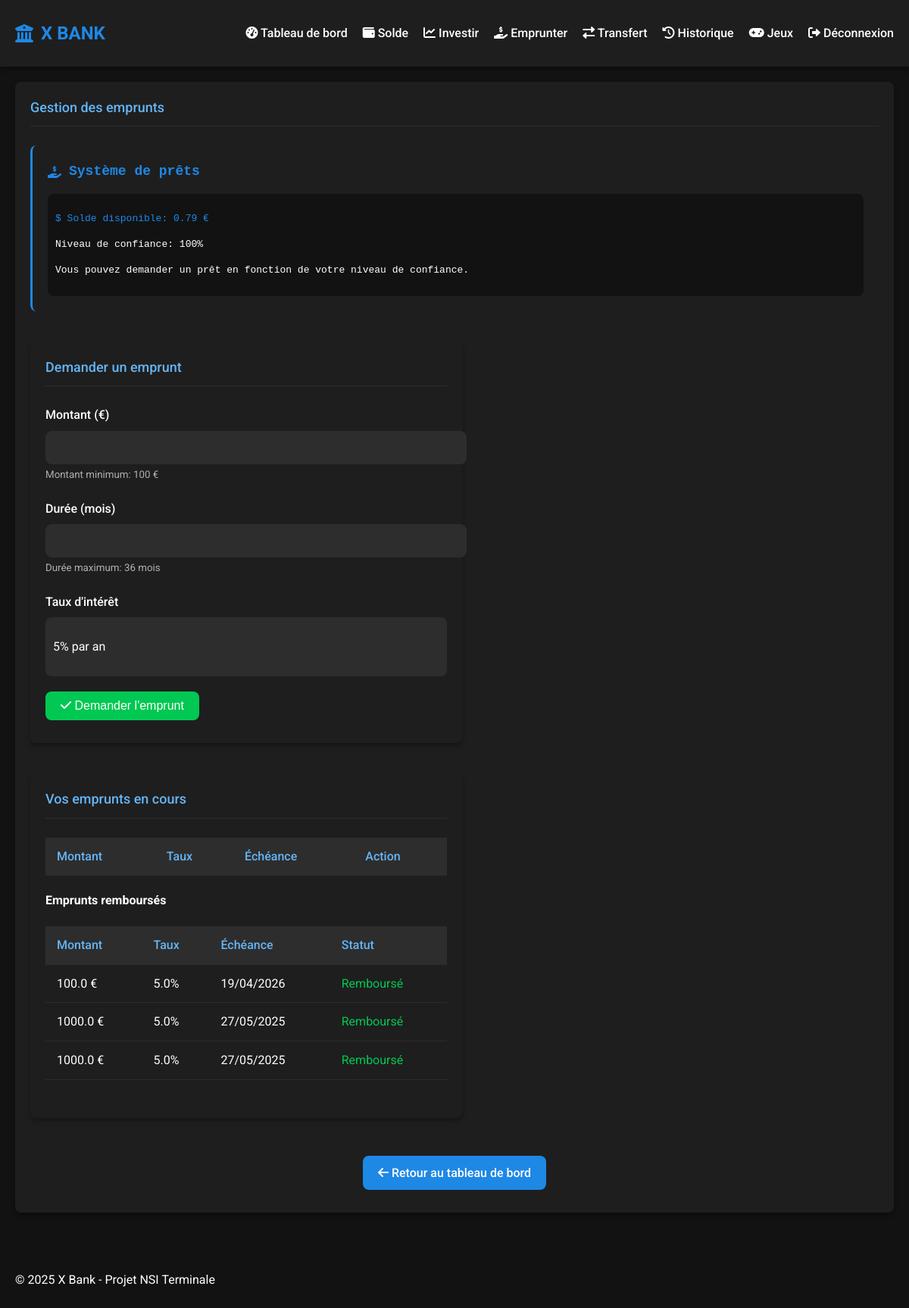
Page /loan (signed in) on the committed database.
### models.py (models this page shows, shortened)
class User(db.Model, UserMixin):
    __tablename__ = 'users'
    id = db.Column(db.Integer, primary_key=True)
    name = db.Column(db.String(100), nullable=False)
    surname = db.Column(db.String(100), nullable=False)
    password = db.Column(db.String(128), nullable=False)
    age = db.Column(db.Integer, nullable=False)
    user_id = db.Column(db.String(20), unique=True, nullable=False)
    permissions = db.Column(db.Integer, default=1)  # 1 for user, 0 for admin
    balance = db.Column(db.Float, default=0)
    wallet = db.Column(db.Text, default='{}')  # JSON string
    trust = db.Column(db.Integer, default=100)
    can_delete = db.Column(db.Boolean, default=True)
    code = db.Column(db.Integer)
    created_at = db.Column(db.DateTime, default=datetime.utcnow)
    transactions = db.relationship('Transaction', backref='user', lazy=True)
    loans = db.relationship('Loan', backref='user', lazy=True)

class Loan(db.Model):
    __tablename__ = 'loans'
    id = db.Column(db.Integer, primary_key=True)
    user_id = db.Column(db.Integer, db.ForeignKey('users.id'), nullable=False)
    amount = db.Column(db.Float, nullable=False)
    interest_rate = db.Column(db.Float, nullable=False)
    start_date = db.Column(db.DateTime, default=datetime.utcnow)
    end_date = db.Column(db.DateTime, nullable=False)
    is_paid = db.Column(db.Boolean, default=False)

### app.py (the view)
@app.route('/loan')
@login_required
def take_loan():
    return render_template('loan.html', loans=current_user.loans)

### app.py (called while the page is built)
@login_manager.user_loader
def load_user(user_id):
    return User.query.get(int(user_id))

### templates/loan.html (shortened to what this page needs)
{% extends 'base.html' %}
{% block content %}
<div class="card">
    <div class="card-header">
        <h2 class="card-title">Gestion des emprunts</h2>
    </div>
    <div class="card-body">
        <div class="terminal-section">
            <div class="terminal-header">
                <i class="fas fa-hand-holding-usd terminal-icon"></i>
                <h3 class="terminal-title">Système de prêts</h3>
            </div>
            <div class="terminal-content">
                <p style="color: var(--primary-color);">$ Solde disponible: {{ current_user.balance|round(2) }} €</p>
                <p style="color: var(--text-color);">Niveau de confiance: {{ current_user.trust }}%</p>
                <p style="color: var(--text-color);">Vous pouvez demander un prêt en fonction de votre niveau de confiance.</p>
            </div>
        </div>
        <div class="row" style="margin-top: 30px;">
            <div class="col-6">
                <div class="card">
                    <div class="card-header">
                        <h3 class="card-title">Demander un emprunt</h3>
                    </div>
                    <div class="card-body">
                        <form method="POST" action="{{ url_for('apply_loan') }}">
                            <div class="form-group">
                                <label for="amount" class="form-label">Montant (€)</label>
                                <input type="number" id="amount" name="amount" class="form-control" min="100" step="100" required>
                                <small style="color: var(--text-secondary);">Montant minimum: 100 €</small>
                            </div>
                            <div class="form-group">
                                <label for="duration" class="form-label">Durée (mois)</label>
                                <input type="number" id="duration" name="duration" class="form-control" min="1" max="36" required>
                                <small style="color: var(--text-secondary);">Durée maximum: 36 mois</small>
                            </div>
                            <div class="form-group">
                                <label class="form-label">Taux d'intérêt</label>
                                <div style="background-color: var(--background-light); padding: 10px; border-radius: var(--border-radius);">
                                    <p>5% par an</p>
                                </div>
                            </div>
                            <button type="submit" class="btn btn-success">
                                <i class="fas fa-check"></i> Demander l'emprunt
                            </button>
                        </form>
                    </div>
                </div>
            </div>
            <div class="col-6">
                <div class="card">
                    <div class="card-header">
                        <h3 class="card-title">Vos emprunts en cours</h3>
                    </div>
                    <div class="card-body">
                        {% if loans %}
                            <table class="table">
                                <thead>
                                    <tr>
                                        <th>Montant</th>
                                        <th>Taux</th>
                                        <th>Échéance</th>
                                        <th>Action</th>
                                    </tr>
                                </thead>
                            </table>
                            <h4 style="margin-top: 20px;">Emprunts remboursés</h4>
                            <table class="table">
                                <thead>
                                    <tr>
                                        <th>Montant</th>
                                        <th>Taux</th>
                                        <th>Échéance</th>
                                        <th>Statut</th>
                                    </tr>
                                </thead>
                                <tbody>
                                    {% for loan in loans %}
                                    {% if loan.is_paid %}
                                    <tr>
                                        <td>{{ loan.amount|round(2) }} €</td>
                                        <td>{{ (loan.interest_rate * 100)|round(1) }}%</td>
                                        <td>{{ loan.end_date.strftime('%d/%m/%Y') }}</td>
                                        <td><span style="color: var(--success-color);">Remboursé</span></td>
                                    </tr>
                                    {% endif %}
                                    {% endfor %}
                                </tbody>
                            </table>
                        {% else %}
                            <p>Vous n'avez pas d'emprunts en cours.</p>
                        {% endif %}
                    </div>
                </div>
            </div>
        </div>
        <div style="margin-top: 30px; text-align: center;">
            <a href="{{ url_for('user_dashboard') }}" class="btn btn-primary">
                <i class="fas fa-arrow-left"></i> Retour au tableau de bord
            </a>
        </div>
    </div>
</div>
{% endblock %}

### templates/base.html (shortened to what this page needs)
<!DOCTYPE html>
<html lang="fr">
<head>
    <link rel="stylesheet" href="{{ url_for('static', filename='css/style.css') }}">
    <link rel="stylesheet" href="https://cdnjs.cloudflare.com/ajax/libs/font-awesome/6.0.0-beta3/css/all.min.css">
</head>
<body>
    <nav class="navbar">
        <div class="navbar-container">
            <a href="{{ url_for('index') }}" class="navbar-logo">
                <i class="fas fa-university"></i>
                <span>X BANK</span>
            </a>
            <ul class="navbar-menu">
                {% if current_user.is_authenticated %}
                    {% if current_user.permissions == 0 %}
                        <li><a href="{{ url_for('admin_dashboard') }}"><i class="fas fa-tachometer-alt"></i> Tableau de bord</a></li>
                        <li><a href="{{ url_for('admin_transactions') }}"><i class="fas fa-exchange-alt"></i> Transactions</a></li>
                    {% else %}
                        <li><a href="{{ url_for('user_dashboard') }}"><i class="fas fa-tachometer-alt"></i> Tableau de bord</a></li>
                        <li><a href="{{ url_for('show_balance') }}"><i class="fas fa-wallet"></i> Solde</a></li>
                        <li><a href="{{ url_for('invest') }}"><i class="fas fa-chart-line"></i> Investir</a></li>
                        <li><a href="{{ url_for('take_loan') }}"><i class="fas fa-hand-holding-usd"></i> Emprunter</a></li>
                        <li><a href="{{ url_for('transfer_funds') }}"><i class="fas fa-exchange-alt"></i> Transfert</a></li>
                        <li><a href="{{ url_for('view_transactions') }}"><i class="fas fa-history"></i> Historique</a></li>
                        <li><a href="{{ url_for('games') }}"><i class="fas fa-gamepad"></i> Jeux</a></li>
                    {% endif %}
                    <li><a href="{{ url_for('logout') }}"><i class="fas fa-sign-out-alt"></i> Déconnexion</a></li>
                {% else %}
                    <li><a href="{{ url_for('login') }}"><i class="fas fa-sign-in-alt"></i> Connexion</a></li>
                    <li><a href="{{ url_for('register') }}"><i class="fas fa-user-plus"></i> S'inscrire</a></li>
                {% endif %}
            </ul>
        </div>
    </nav>
    <div class="container">
        {% block content %}{% endblock %}
    </div>
    <footer class="footer">
        <div class="container">
            <p>&copy; 2025 X Bank - Projet NSI Terminale</p>
        </div>
    </footer>
</body>
</html>

### static/css/style.css (style rules this page uses)
:root { --primary-color: #1e88e5; --primary-dark: #0d47a1; --primary-light: #64b5f6; --background-dark: #121212; --background-medium: #1e1e1e; --background-light: #2d2d2d; --text-color: #ffffff; --text-secondary: #b0b0b0; --success-color: #00c853; --danger-color: #ff1744; --warning-color: #ffab00; --border-radius: 8px; --box-shadow: 0 4px 6px rgba(0, 0, 0, 0.3); }
body { font-family: 'Roboto', sans-serif; background-color: var(--background-dark); color: var(--text-color); margin: 0; padding: 0; line-height: 1.6; }
.container { max-width: 1200px; margin: 0 auto; padding: 20px; }
.navbar { background-color: var(--background-medium); box-shadow: var(--box-shadow); padding: 15px 0; }
.navbar-container { display: flex; justify-content: space-between; align-items: center; max-width: 1200px; margin: 0 auto; padding: 0 20px; }
.navbar-logo { font-size: 24px; font-weight: bold; color: var(--primary-color); text-decoration: none; display: flex; align-items: center; }
.navbar-logo span { margin-left: 10px; }
.navbar-menu { display: flex; list-style: none; }
.navbar-menu li { margin-left: 20px; }
.navbar-menu a { color: var(--text-color); text-decoration: none; font-weight: 500; transition: color 0.3s; }
.card { background-color: var(--background-medium); border-radius: var(--border-radius); box-shadow: var(--box-shadow); padding: 20px; margin-bottom: 20px; }
.card-header { display: flex; justify-content: space-between; align-items: center; margin-bottom: 15px; border-bottom: 1px solid var(--background-light); padding-bottom: 10px; }
.card-title { font-size: 18px; font-weight: 500; color: var(--primary-light); margin: 0; }
.card-body { padding: 10px 0; }
.form-group { margin-bottom: 20px; }
.form-label { display: block; margin-bottom: 8px; font-weight: 500; }
.form-control { width: 100%; padding: 12px; border: 1px solid var(--background-light); border-radius: var(--border-radius); background-color: var(--background-light); color: var(--text-color); font-size: 16px; transition: border-color 0.3s; }
.btn { display: inline-block; padding: 10px 20px; border: none; border-radius: var(--border-radius); font-size: 16px; font-weight: 500; cursor: pointer; transition: background-color 0.3s, transform 0.2s; text-align: center; text-decoration: none; }
.btn-primary { background-color: var(--primary-color); color: white; }
.btn-success { background-color: var(--success-color); color: white; }
.table { width: 100%; border-collapse: collapse; margin-bottom: 20px; }
.table th, .table td { padding: 12px 15px; text-align: left; border-bottom: 1px solid var(--background-light); }
.table th { background-color: var(--background-light); color: var(--primary-light); font-weight: 500; }
.row { display: flex; flex-wrap: wrap; margin: -10px; }
.col-6 { flex: 0 0 50%; max-width: 50%; padding: 10px; }
.terminal-section { background-color: var(--background-medium); border-radius: var(--border-radius); padding: 20px; margin-bottom: 20px; border-left: 3px solid var(--primary-color); }
.terminal-header { display: flex; align-items: center; margin-bottom: 15px; }
.terminal-icon { color: var(--primary-color); margin-right: 10px; }
.terminal-title { font-family: monospace; font-size: 18px; color: var(--primary-color); margin: 0; }
.terminal-content { font-family: monospace; padding: 10px; background-color: var(--background-dark); border-radius: var(--border-radius); overflow-x: auto; }

### rows in the picture
User: balance "0.79", trust "100"
Loan: amount "100.0", (loan.interest_rate*100)|round(1) "5.0", end_date "19/04/2026"
Loan: amount "1000.0", (loan.interest_rate*100)|round(1) "5.0", end_date "27/05/2025"
Loan: amount "1000.0", (loan.interest_rate*100)|round(1) "5.0", end_date "27/05/2025"
